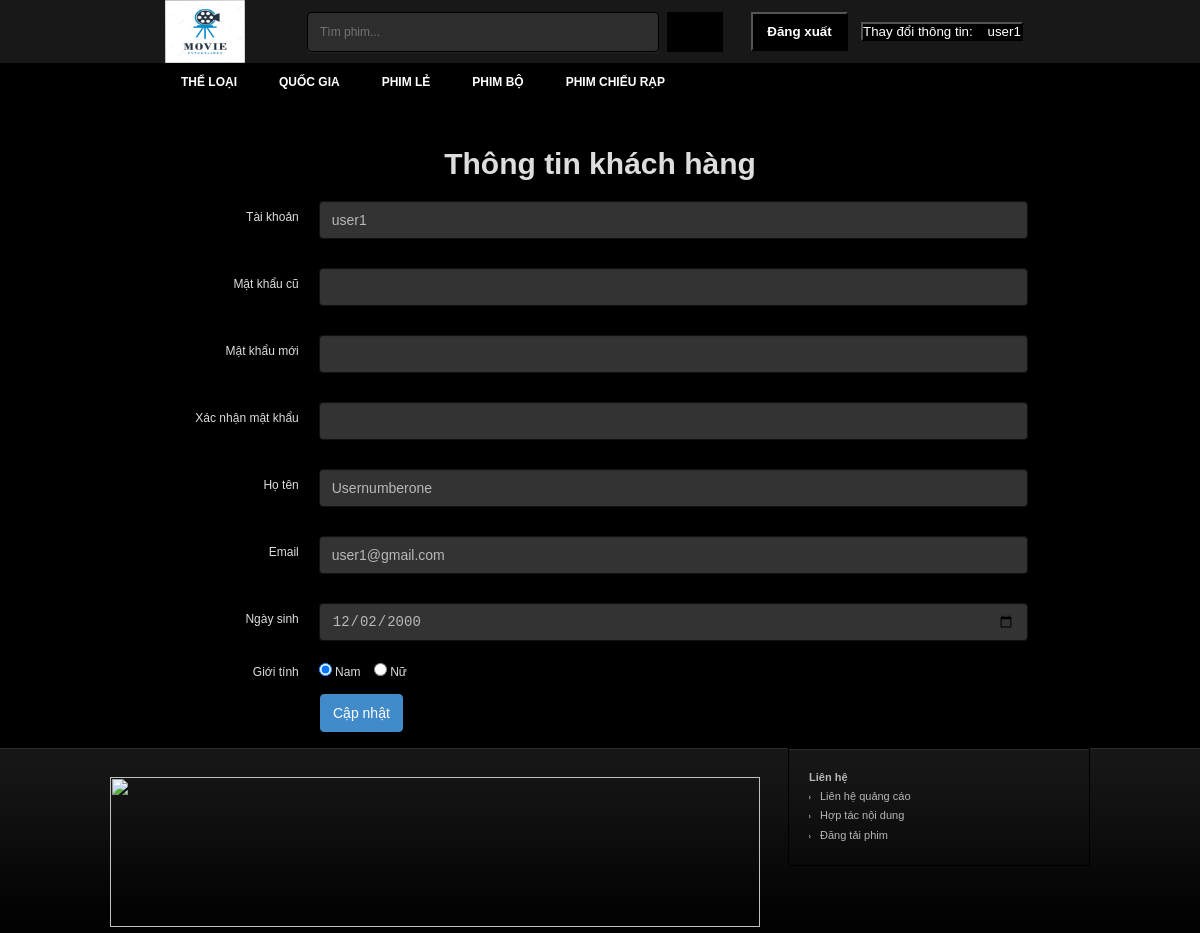
Screenshot of /info_account.php (signed in) with the database file from the repository.
### tables this page shows
CREATE TABLE IF NOT EXISTS `user` (
  `ID` int(5) NOT NULL AUTO_INCREMENT,
  `username` varchar(30) NOT NULL,
  `fullname` varchar(50) NOT NULL,
  `password` varchar(100) NOT NULL,
  `email` varchar(50) NOT NULL,
  `birthday` date NOT NULL,
  `sex` varchar(10) NOT NULL,
  `usertype` int(2) NOT NULL,
  PRIMARY KEY (`ID`),
  KEY `user_ibfk_1` (`usertype`)
);

### info_account.php (the view, shortened to what this page needs)
<?php
  require_once("libs/db.php");
  $username = $_SESSION['username'];
  $query="SELECT * FROM user WHERE username= '$username'";
  $result=mysqli_query($link,$query);
  $info = mysqli_fetch_array($result);
  $received_name  = $info['username'];
  $received_birthday=$info['birthday'];
  $received_sex = $info['sex'];
  $received_fullname = $info['fullname'];
  $received_email = $info['email'];
?>
<!DOCTYPE html>
<html lang="vi" itemscope="itemscope" itemtype="http://schema.org/WebPage">
<head>
    <link href="css/owl.carousel.css" type="text/css" rel="stylesheet">
    <link href="css/style-info_account.css" type="text/css" rel="stylesheet">
    <link href="css/style.min.css" type="text/css" rel="stylesheet">
</head>
<body style="position: relative;">
    <div id="wrapper">
        <?php
        include('header.php');
      ?>
        <div id="body-wrap" class="container">
        </div>
        <h3 style="margin-bottom: 20px; font-size:30px;text-align:center; ">Thông tin khách hàng</h3>
        <div class="form-update">
            <form method="post" id="form-update" name="form-update" class="form-horizontal" action="" role="form">
                <div class="form-group">
                    <label class="col-lg-3 control-label">Tài khoản</label>
                    <div class="col-lg-7">
                        <input type="text" class="form-control" name="username" id="update-username"
                            value="<?php echo htmlentities($received_name); ?>">
                    </div>
                </div>
                <div class="form-group">
                    <label class="col-lg-3 control-label">Mật khẩu cũ</label>
                    <div class="col-lg-7">
                        <input type="password" class="form-control" name="password" id="password" value="">
                    </div>
                </div>
                <div class="form-group">
                    <label class="col-lg-3 control-label">Mật khẩu mới</label>
                    <div class="col-lg-7">
                        <input type="password" class="form-control" name="password1" id="password1" value="">
                    </div>
                </div>
                <div class="form-group">
                    <label class="col-lg-3 control-label">Xác nhận mật khẩu</label>
                    <div class="col-lg-7">
                        <input type="password" class="form-control" name="password2" id="password2" value="">
                    </div>
                </div>
                <div class="form-group">
                    <label class="col-lg-3 control-label">Họ tên</label>
                    <div class="col-lg-7">
                        <input type="text" class="form-control" name="fullname" id="update-fullname"
                            value="<?php echo htmlentities($received_fullname); ?>">
                    </div>
                </div>
                <div class="form-group">
                    <label class="col-lg-3 control-label">Email</label>
                    <div class="col-lg-7"><input type="email" class="form-control" name="email" id="update-email"
                            value="<?php echo htmlentities($received_email); ?>">
                    </div>
                </div>
                <div class="form-group">
                    <label class="col-lg-3 control-label">Ngày sinh</label>
                    <div class="col-lg-7">
                        <input type="date" class="form-control" name="birthday" id="birthday"
                            value="<?php echo htmlentities($received_birthday); ?>">
                    </div>
                </div>
                <div class="form-group">
                    <label class="col-lg-3 control-label">Giới tính</label>
                    <div class="col-lg-7">
                        <label class="checkbox-inline">
                            <input type="radio" name="gender" id="update-gender-male" value="male"
                                <?php echo ($received_sex=='male')?'checked':'' ?>> Nam</label>
                        <label class="checkbox-inline">
                            <input type="radio" name="gender" id="update-gender-female" value="female"
                                <?php echo ($received_sex=='female')?'checked':'' ?>> Nữ
                        </label>
                    </div>
                </div>
                <div class="col-offset-3 col-lg-10">
                    <button type="submit" class="btn btn-primary" id="button_update" name="button_update">Cập
                        nhật</button>
                </div>
            </form>
        </div>
        <?php
      include('footer.php');
      ?>
</body>
</html>

### header.php (shortened to what this page needs)
<div id="header">
    <div class="container">
        <h1 id="logo"><a href="?mod=home" title="Xem Phim"></a></h1>
        <div id="search">
            <form method="post" action="?mod=search">
                <input type="text" autocomplete="off" name="kw" placeholder="Tìm phim..." class="keyword">
                <button type="submit" class="submit"></button>
            </form>
        </div>
        <div id="sign">
            <?php if(empty($_SESSION["username"])){?>
            <div class="login"><a rel="nofollow" id="log">Đăng nhập</a>
                <div class="login-form" id="login-form" style="display: none;">
                    <form method="post" action="login.php">
                        <div>
                            <input type="text" placeholder="Tên đăng nhập" class="input username" name="username">
                        </div>
                        <div>
                            <input type="password" placeholder="Mật khẩu" class="input password" name="password">
                        </div>
                        <div>
                            <label class="remember">
                                <input type="checkbox" checked="checked" class="checkbox" name="remember"> Remember
                            </label>
                            <button type="submit" class="submit" name="btn_login">Đăng nhập</button>
                        </div>
                    </form>
                </div>
            </div>
            <div class="links"><a rel="nofollow" href="register.php">Đăng ký thành viên</a></div>
            <?php } else {?>
            <form method="post" action="">
                <button id="logout" name="log_out">Đăng xuất</button>
                <button style="background-color: black;">
                    <a rel="nofollow" href="info_account.php">Thay đổi thông tin:
                        <span type="text" style="margin-top:10px"> &nbsp&nbsp <?php echo $_SESSION["username"]?>
                    </a>
                </button>
        </div>
        <?php } ?>
    </div>
</div>
</div>
<div id="nav">
    <ul class="container menu">
        <li class="home"><a href="index.php" title=""></a></li>
        <?php
      $sql = 'select * from `nav-menu`';
      $query = mysqli_query($link,$sql);
      while($r=mysqli_fetch_assoc($query)){
    ?>
        <li class=""><a><?php echo $r['name']; ?></a>
        </li>
        <?php
      }
    ?>
    </ul>
</div>
<div id="nav2">
</div>

### info_account.php (style rules this page uses)
.checkbox-inline { padding: 7px 0px 0px !important; }
.form-control { background-color: #333 !important; border: 1px solid #111 !important; color: #b8b8b8 !important; }
.col-lg-3, .col-lg-7, .col-lg-10 { position: relative; min-height: 1px; padding-left: 10px; padding-right: 10px; }
.form-control { -webkit-box-sizing: border-box; -moz-box-sizing: border-box; box-sizing: border-box; }
@media (min-width: 992px) { .col-lg-3, .col-lg-7, .col-lg-10 { float: left; } }
@media (min-width: 992px) { .col-lg-3 { width: 25%; } }
@media (min-width: 992px) { .col-lg-7 { width: 58.333333333333336%; } }
@media (min-width: 992px) { .col-lg-10 { width: 30%; } }
@media (min-width: 992px) { .col-offset-3 { margin-left: 25%; } }
.form-control { display: block; width: 100%; height: 38px; padding: 8px 12px; font-size: 14px; line-height: 1.428571429; color: #555555; vertical-align: middle; background-color: #ffffff; border: 1px solid #cccccc; border-radius: 4px; -webkit-box-shadow: inset 0 1px 1px rgba(0, 0, 0, 0.075); box-shadow: inset 0 1px 1px rgba(0, 0, 0, 0.075); -webkit-transition: border-color ease-in-out 0.15s, box-shadow ease-in-out 0.15s; transition: border-color ease-in-out 0.15s, box-shadow ease-in-out 0.15s; }
.form-group { margin-bottom: 15px; }
.radio-inline, .checkbox-inline { display: inline-block; padding-left: 20px; margin-bottom: 0; font-weight: normal; vertical-align: middle; cursor: pointer; }
.radio-inline+.radio-inline, .checkbox-inline+.checkbox-inline { margin-top: 0; margin-left: 10px; }
.btn { display: inline-block; padding: 8px 12px; margin-bottom: 0; font-size: 14px; font-weight: 500; line-height: 1.428571429; text-align: center; white-space: nowrap; vertical-align: middle; cursor: pointer; border: 1px solid transparent; border-radius: 4px; margin-left: 10px; }
.btn-primary { color: #ffffff; background-color: #428bca; border-color: #428bca; }
.form-horizontal .control-label { padding-top: 9px; }
.form-horizontal .form-group:before, .form-horizontal .form-group:after { display: table; content: " "; }
.form-horizontal .form-group:after { clear: both; }
@media (min-width: 768px) { .form-horizontal .form-group { margin-left: -15px; } }
@media (min-width: 768px) { .form-horizontal .control-label { text-align: right; } }

### header.php (style rules this page uses)
#logout { background-position: 0 -41px; background-repeat: no-repeat; cursor: pointer; display: inline-block; font-weight: 700; height: 39px; line-height: 30px; text-align: center; width: 97px; background: black; color: #fff; margin-right: 10px; }

### rows the page displays
nav-menu: name "THỂ LOẠI"
nav-menu: name "QUỐC GIA"
nav-menu: name "PHIM LẺ"
nav-menu: name "PHIM BỘ"
nav-menu: name "PHIM CHIẾU RẠP"
user: username "user1", fullname "Usernumberone", email "user1@gmail.com", birthday "12/02/2000", sex "☑ Nam", sex "☐ Nữ"

### other values shown
$_SESSION["username"] "user1"
